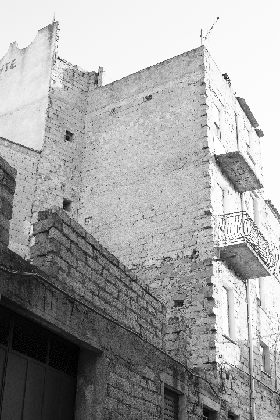
%> input picture orgosolo.png, 280 x 420 px, shrunk from 482 x 722 before the run
$ octave hdr_image.m   (GNU Octave 9; MATLAB toolbox functions it lacks are replaced by stand-ins)
%> lines starting %> are read from the running program, lines starting %| are printed output that depends on the picture; in (x1, y1, x2, y2) boxes, pixels count from 0 and x2, y2 are one past the last pixel; in counts of white or black regions, pixels touching at a corner belong together; the program's own positions count from 1
kernelSize = 5;
stdDev = 0.8;
gamma = 2.4;
correctGamma = false;
gaussFilt = true;
file = 'orgosolo.png';

clear("image", "topImg", "baseImg");

image = imread(file);
%> image is the input picture: size 420x280 uint16; min 0, max 65535, mean 41721.4
% [5 lines of commented-out code are left out]
image = imadjust(image,[],[],1/gamma);
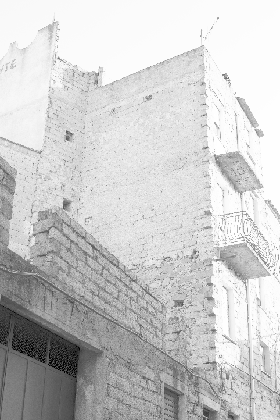
%> image: size 420x280 uint16; min 0, max 65535, mean 52126.7; drawn with min black and max white

for r=1:size(image,1)
    for c=1:size(image,2)
        v = (image(r,c)/0x80u16);
        topImg(r,c) = uint8(bitand(v,0xFFu16));
        baseImg(r,c) = uint8(0xFFu16*bitget(v,9));
    end
end
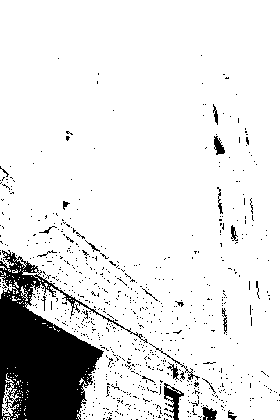
%> baseImg: size 420x280 uint8; 88.9% white; 767 black regions (743 under 20 px), largest, box (x1, y1, x2, y2) and area: (0, 250, 148, 420) 10047, (164, 383, 184, 420) 304, (202, 407, 217, 420) 139
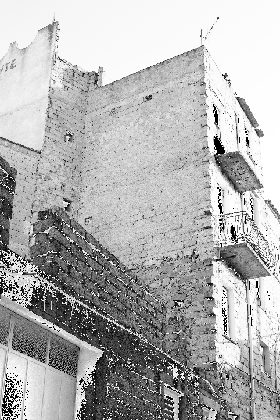
%> topImg: size 420x280 uint8; min 0, max 255, mean 177.3

if(gaussFilt)
    baseImg = imgaussfilt(baseImg,stdDev,'FilterSize',kernelSize);
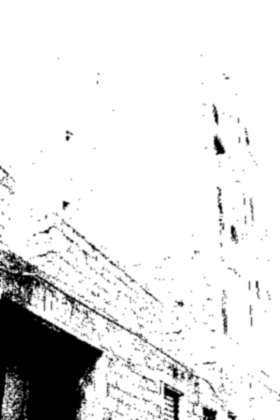
%> baseImg: size 420x280 uint8; min 0, max 255, mean 226.6
    topImg = imgaussfilt(topImg,stdDev,'FilterSize',kernelSize);
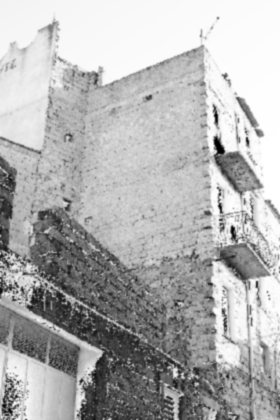
%> topImg: size 420x280 uint8; min 0, max 255, mean 177.3; mean of the top-left, top-right, bottom-left and bottom-right quarters 206.6, 218.2, 125.8, 158.6
end
if(correctGamma)
    topImg = imadjust(topImg,[],[],gamma);
end

if ~exist("fig") || ~isprop(fig,"Number")
    fig = figure('units','normalized','outerposition',[0 0 1 1]);
    set(fig, 'MenuBar', 'none');
end

set(0, 'CurrentFigure', fig);
%subplot(1,3,2);
%imshow(image);
subplot(1,2,1);
imshow(topImg);
subplot(1,2,2);
imshow(flipdim(baseImg,2));
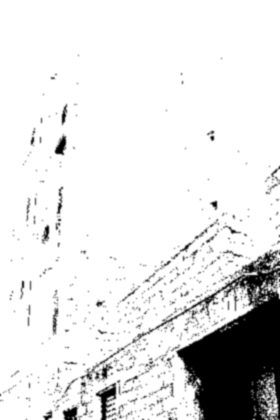
%> displayed picture: size 420x280, on the screen's scale of 0 to 255; min 0, max 255, mean 226.6; mean of the top-left, top-right, bottom-left and bottom-right quarters 252.3, 253.9, 241.2, 159.1

$ run again, with mottarone.png copied over orgosolo.png
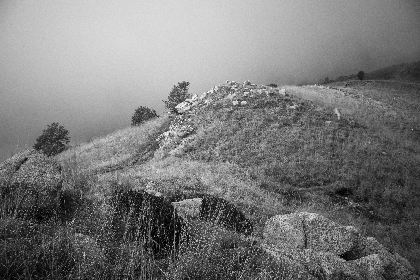
%> input picture mottarone.png, 420 x 280 px, shrunk from 1203 x 803 before the run
%> image is the input picture: size 280x420 uint16; min 0, max 62253, mean 29823.5
%> after the loop `for r=1:size(image,1)`:
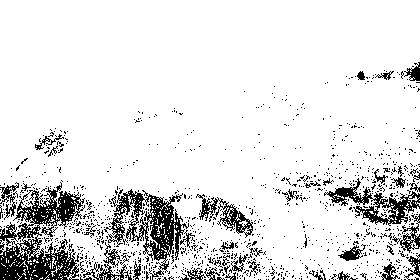
%> baseImg: size 280x420 uint8; 88% white; black in thin lines or dots, all inside (x1, y1, x2, y2) = (0, 62, 420, 280)
%> `imshow(flipdim(baseImg,2));`:
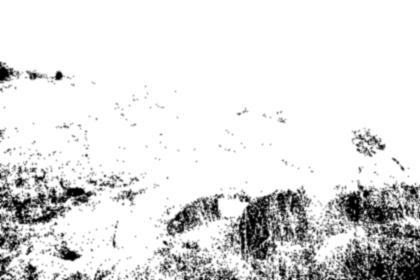
%> displayed picture: size 280x420, on the screen's scale of 0 to 255; min 0, max 255, mean 224.4; mean of the top-left, top-right, bottom-left and bottom-right quarters 251.4, 254.1, 212.7, 179.4
